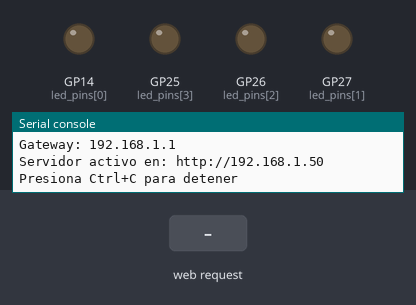
Simulated run of this program. Board: Raspberry Pi Pico running MicroPython. On the bench: output pins drawn as LEDs (lit = HIGH), the last lines printed to the serial console. Inputs (shaded band) come from the test bench. WiFi joins after 1.5 s.

Above: at 3.2 s.
3.3 s: HTTP request GET /?led0=on received
At 3.8 s:
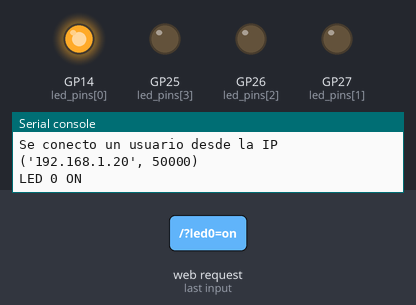
4.8 s: HTTP request GET /?led1=on received
At 6.0 s:
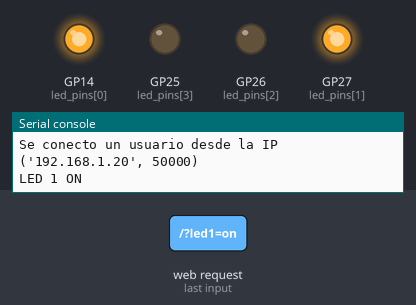
6.3 s: HTTP request GET /?led0=off received
At 7.3 s:
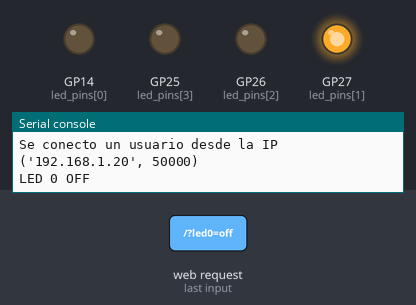
7.8 s: HTTP request GET /?led2=on received
At 8.4 s:
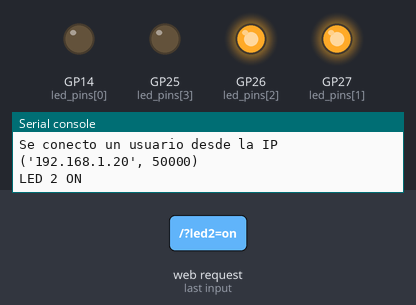
9.3 s: HTTP request GET /?led1=off received
At 9.6 s:
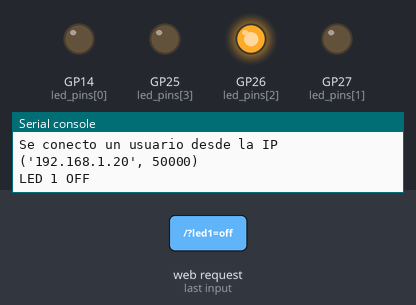
10.8 s: HTTP request GET /?led3=on received
At 11.9 s:
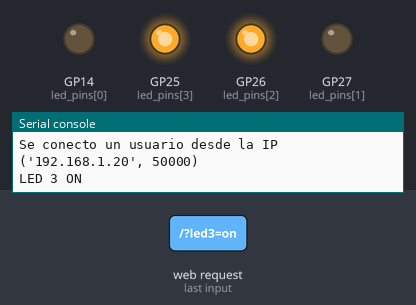
Timing chart, 0 to 13.3 s (numbered marks = the images above; inputs shaded):
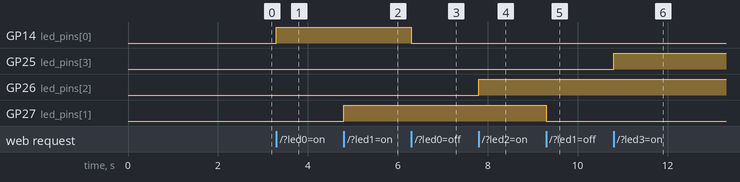

The program:

main.py
```python
##########################################
#             Importaciones              #
##########################################

import time
import socket
from machine import Pin, PWM, reset
import network

##########################################
#          Definicion de pines           #
##########################################

# Defino pines de los LEDs y botones
led_pins = [
    Pin(14, Pin.OUT),
    Pin(27, Pin.OUT),
    Pin(26, Pin.OUT),
    Pin(25, Pin.OUT)
    ]

##########################################
#        Definicion de funciones         #
##########################################

def conectar_wifi():
    wlan = network.WLAN(network.STA_IF)
    wlan.active(True)

    ssid = 'SSID'
    password = 'PASS'

    print('Conectando a WiFi...')
    wlan.connect(ssid, password)

    # Esperar conexión con timeout
    contador = 0
    while not wlan.isconnected() and contador < 10:
        print('.', end='')
        time.sleep(1)
        contador += 1

    if wlan.isconnected():
        print('\nConectado!')
        config = wlan.ifconfig()
        print(f'IP: {config[0]}')
        print(f'Gateway: {config[2]}')
        return wlan
    else:
        print('\nError: No se pudo conectar')
        return None

def web_page():

    icon_off = '''<svg class="svg-icon" style="width: 3em; height: 3em; vertical-align: middle; fill: currentColor; overflow: hidden;" viewBox="0 0 1024 1024" version="1.1" xmlns="http://www.w3.org/2000/svg"><path d="M512 256a170.666667 170.666667 0 0 0-170.666667 170.666667v256H256v85.333333h128v213.333333h85.333333v-213.333333h85.333334v213.333333h85.333333v-213.333333h128v-85.333333h-85.333333v-256a170.666667 170.666667 0 0 0-170.666667-170.666667M85.333333" fill="gray" /></svg>'''

    icon_led0_on = '''<svg class="svg-icon" style="width: 3em; height: 3em; vertical-align: middle; fill: currentColor; overflow: hidden;" viewBox="0 0 1024 1024" version="1.1" xmlns="http://www.w3.org/2000/svg"><path d="M469.333333 0v170.666667h85.333334V0h-85.333334m311.466667 97.706667l-130.56 128 59.733333 60.586666 130.56-128-59.733333-60.586666m-537.173333 0L183.04 158.293333l128 128 60.586667-60.586666-128-128M512 256a170.666667 170.666667 0 0 0-170.666667 170.666667v256H256v85.333333h128v213.333333h85.333333v-213.333333h85.333334v213.333333h85.333333v-213.333333h128v-85.333333h-85.333333v-256a170.666667 170.666667 0 0 0-170.666667-170.666667M85.333333 384v85.333333h170.666667V384H85.333333m682.666667 0v85.333333h170.666667V384h-170.666667z" fill="" /></svg>'''

    icon_led1_on = '''<svg class="svg-icon" style="width: 3em; height: 3em; vertical-align: middle; fill: currentColor; overflow: hidden;" viewBox="0 0 1024 1024" version="1.1" xmlns="http://www.w3.org/2000/svg"><path d="M469.333333 0v170.666667h85.333334V0h-85.333334m311.466667 97.706667l-130.56 128 59.733333 60.586666 130.56-128-59.733333-60.586666m-537.173333 0L183.04 158.293333l128 128 60.586667-60.586666-128-128M512 256a170.666667 170.666667 0 0 0-170.666667 170.666667v256H256v85.333333h128v213.333333h85.333333v-213.333333h85.333334v213.333333h85.333333v-213.333333h128v-85.333333h-85.333333v-256a170.666667 170.666667 0 0 0-170.666667-170.666667M85.333333 384v85.333333h170.666667V384H85.333333m682.666667 0v85.333333h170.666667V384h-170.666667z" fill="white" /></svg>'''

    icon_led2_on = '''<svg class="svg-icon" style="width: 3em; height: 3em; vertical-align: middle; fill: currentColor; overflow: hidden;" viewBox="0 0 1024 1024" version="1.1" xmlns="http://www.w3.org/2000/svg"><path d="M469.333333 0v170.666667h85.333334V0h-85.333334m311.466667 97.706667l-130.56 128 59.733333 60.586666 130.56-128-59.733333-60.586666m-537.173333 0L183.04 158.293333l128 128 60.586667-60.586666-128-128M512 256a170.666667 170.666667 0 0 0-170.666667 170.666667v256H256v85.333333h128v213.333333h85.333333v-213.333333h85.333334v213.333333h85.333333v-213.333333h128v-85.333333h-85.333333v-256a170.666667 170.666667 0 0 0-170.666667-170.666667M85.333333 384v85.333333h170.666667V384H85.333333m682.666667 0v85.333333h170.666667V384h-170.666667z" fill="white" /></svg>'''

    icon_led3_on = '''<svg class="svg-icon" style="width: 3em; height: 3em; vertical-align: middle; fill: currentColor; overflow: hidden;" viewBox="0 0 1024 1024" version="1.1" xmlns="http://www.w3.org/2000/svg"><path d="M469.333333 0v170.666667h85.333334V0h-85.333334m311.466667 97.706667l-130.56 128 59.733333 60.586666 130.56-128-59.733333-60.586666m-537.173333 0L183.04 158.293333l128 128 60.586667-60.586666-128-128M512 256a170.666667 170.666667 0 0 0-170.666667 170.666667v256H256v85.333333h128v213.333333h85.333333v-213.333333h85.333334v213.333333h85.333333v-213.333333h128v-85.333333h-85.333333v-256a170.666667 170.666667 0 0 0-170.666667-170.666667M85.333333 384v85.333333h170.666667V384H85.333333m682.666667 0v85.333333h170.666667V384h-170.666667z" fill="blue" /></svg>'''

    icon_led0_off = icon_led1_off = icon_led2_off = icon_led3_off = icon_off


    if led_pins[0].value() == 0:
        estado_led0 = "OFF"
        icono_led0 = icon_led0_off
    else:
        estado_led0 = "ON"
        icono_led0 = icon_led0_on
    if led_pins[1].value() == 0:
        estado_led1 = "OFF"
        icono_led1 = icon_led1_off
    else:
        estado_led1 = "ON"
        icono_led1 = icon_led1_on
    if led_pins[2].value() == 0:
        estado_led2 = "OFF"
        icono_led2 = icon_led2_off
    else:
        estado_led2 = "ON"
        icono_led2 = icon_led2_on
    if led_pins[3].value() == 0:
        estado_led3 = "OFF"
        icono_led3 = icon_led3_off
    else:
        estado_led3 = "ON"
        icono_led3 = icon_led3_on

    html = """
        <html>

    <head>
    <title>Servidor ESP UTN</title>
    <meta name="viewport" content="width=device-width, initial-scale=1">
    <link rel="icon" href="data:,">
    <style>
        html {
            font-family: Helvetica;
            display: inline-block;
            margin: 0px auto;
            text-align: center;
        }

        h1 {
            color: #0F3376;
            padding: 2vh;
        }

        p {
            font-size: 1.5rem;
        }

        .button {
            display: inline-block;
            background-color: #45ad00;
            border: none;
            border-radius: 4px;
            color: white;
            padding: 16px 40px;
            text-decoration: none;
            font-size: 30px;
            margin: 2px;
            cursor: pointer;
            width: 250px;
        }

        .button2 {
            display: inline-block;
            background-color: #ff2626;
            border: none;
            border-radius: 4px;
            color: white;
            padding: 16px 40px;
            text-decoration: none;
            font-size: 30px;
            margin: 2px;
            cursor: pointer;
            width: 250px;
        }

        .tg {
            border:none;
            border-collapse:collapse;
            border-spacing:0;
            margin-left: auto;
            margin-right: auto;
        }

        .tg td {
            border-style:solid;
            border-width:0px;
            font-family:Arial, sans-serif;
            font-size:14px;
            overflow:hidden;
            padding:10px 5px;
            word-break:normal;
        }

        .tg th {
            border-style:solid;
            border-width:0px;
            font-family:Arial, sans-serif;
            font-size:14px;
            font-weight:normal;
            overflow:hidden;
            padding:10px 5px;
            word-break:normal;
        }

        .tg .tg-0lax {
            text-align:center;
            vertical-align:top
        }
    </style>
    </head>
    <body>
        <h1>Servidor ESP - Curso introduccion a Micropython</h1>

        <table class="tg"><thead>
            <tr>
                <th class="tg-0lax"><p>Estado del led 3: <strong>""" + estado_led3 + """</strong></p></th>
                <th class="tg-0lax"><p>Estado del led 2: <strong>""" + estado_led2 + """</strong></p></th>
                <th class="tg-0lax"><p>Estado del led 1: <strong>""" + estado_led1 + """</strong></p></th>
                <th class="tg-0lax"><p>Estado del led 0: <strong>""" + estado_led0 + """</strong></p></th>
            </tr></thead>
            <tbody>
            <tr>
                <td class="tg-0lax"><h1><strong>""" + icono_led3 + """</strong></h1></td>
                <td class="tg-0lax"><h1><strong>""" + icono_led2 + """</strong></h1></td>
                <td class="tg-0lax"><h1><strong>""" + icono_led1 + """</strong></h1></td>
                <td class="tg-0lax"><h1><strong>""" + icono_led0 + """</strong></h1></td>
            </tr>
            <tr>
                <td class="tg-0lax"><p><a href="/?led3=on"><button class="button">ON</button></a></p></td>
                <td class="tg-0lax"><p><a href="/?led2=on"><button class="button">ON</button></a></p></td>
                <td class="tg-0lax"><p><a href="/?led1=on"><button class="button">ON</button></a></p></td>
                <td class="tg-0lax"><p><a href="/?led0=on"><button class="button">ON</button></a></p></td>
            </tr>
            <tr>
                <td class="tg-0lax"><p><a href="/?led3=off"><button class="button button2">OFF</button></a></p></td>
                <td class="tg-0lax"><p><a href="/?led2=off"><button class="button button2">OFF</button></a></p></td>
                <td class="tg-0lax"><p><a href="/?led1=off"><button class="button button2">OFF</button></a></p></td>
                <td class="tg-0lax"><p><a href="/?led0=off"><button class="button button2">OFF</button></a></p></td>
            </tr>
            </tbody>
        </table>
    </body>

    </html>
  """
    return html

# Crear servidor web para controlar LEDs
def servidor_web(wlan):
    addr = socket.getaddrinfo('0.0.0.0', 80)[0][-1]
    s = socket.socket()
    s.setsockopt(socket.SOL_SOCKET, socket.SO_REUSEADDR, 1)
    s.bind(addr)
    s.listen(5)

    print(f'Servidor activo en: http://{wlan.ifconfig()[0]}')
    print('Presiona Ctrl+C para detener')

    while True:
        try:
            conn, addr = s.accept()
            print('Se conecto un usuario desde la IP %s' % str(addr))
            request = conn.recv(1024)
            request = str(request)

            # Procesar comandos de LEDs
            if request.find('/?led0=on') == 6:
                led_pins[0].value(1)
                print('LED 0 ON')
            if request.find('/?led0=off') == 6:
                led_pins[0].value(0)
                print('LED 0 OFF')
            if request.find('/?led1=on') == 6:
                led_pins[1].value(1)
                print('LED 1 ON')
            if request.find('/?led1=off') == 6:
                led_pins[1].value(0)
                print('LED 1 OFF')
            if request.find('/?led2=on') == 6:
                led_pins[2].value(1)
                print('LED 2 ON')
            if request.find('/?led2=off') == 6:
                led_pins[2].value(0)
                print('LED 2 OFF')
            if request.find('/?led3=on') == 6:
                led_pins[3].value(1)
                print('LED 3 ON')
            if request.find('/?led3=off') == 6:
                led_pins[3].value(0)
                print('LED 3 OFF')

            respuesta = "HTTP/1.1 200 OK\r\n"
            respuesta += "Content-Type: text/html; charset=UTF-8\r\n"
            respuesta += "Content-Length: {}\r\n".format(len(web_page()))
            respuesta += "Connection: close\r\n"
            respuesta += "\r\n"
            respuesta += web_page()
            conn.sendall(respuesta)
            time.sleep(0.5)
            conn.close()

        except KeyboardInterrupt:
            print('\nDeteniendo servidor...')
            break
        except OSError as e:
            print('OSError:', e)
            if 'conn' in locals():
                conn.close()
        except Exception as e:
            print('Error:', e)
            if 'conn' in locals():
                conn.close()

    s.close()

# Programa principal
def main():
    wlan = conectar_wifi()
    if wlan:
        servidor_web(wlan)
    else:
        print('No se pudo iniciar el servidor')

if __name__ == '__main__':
    main()
```

Measured:
- after the input at 3.3 s, GP14 (led_pins[0]): LOW → HIGH at once
- after the input at 4.8 s, GP27 (led_pins[1]): LOW → HIGH at once
- after the input at 6.3 s, GP14 (led_pins[0]): HIGH → LOW at once
- after the input at 7.8 s, GP26 (led_pins[2]): LOW → HIGH at once
- after the input at 9.3 s, GP27 (led_pins[1]): HIGH → LOW at once
- after the input at 10.8 s, GP25 (led_pins[3]): LOW → HIGH at once
